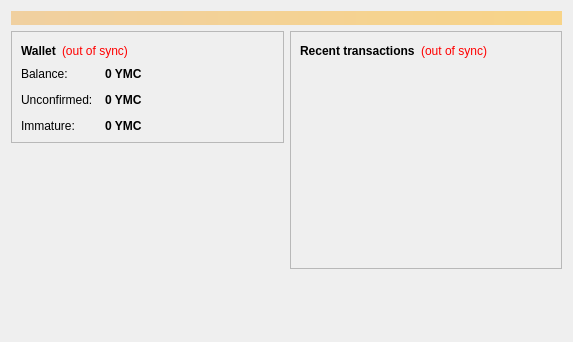
<?xml version="1.0" encoding="UTF-8"?>
<ui version="4.0">
 <class>OverviewPage</class>
 <widget class="QWidget" name="OverviewPage">
  <property name="geometry">
   <rect>
    <x>0</x>
    <y>0</y>
    <width>573</width>
    <height>342</height>
   </rect>
  </property>
  <property name="windowTitle">
   <string>Form</string>
  </property>
  <layout class="QVBoxLayout" name="topLayout">
   <item>
    <widget class="QLabel" name="labelAlerts">
     <property name="visible">
      <bool>false</bool>
     </property>
     <property name="styleSheet">
      <string notr="true">background-color: qlineargradient(x1: 0, y1: 0, x2: 1, y2: 0, stop:0 #F0D0A0, stop:1 #F8D488); color:#000000;</string>
     </property>
     <property name="wordWrap">
      <bool>true</bool>
     </property>
     <property name="margin">
      <number>3</number>
     </property>
    </widget>
   </item>
   <item>
    <layout class="QHBoxLayout" name="horizontalLayout" stretch="1,1">
     <item>
      <layout class="QVBoxLayout" name="verticalLayout_2">
       <item>
        <widget class="QFrame" name="frame">
         <property name="frameShape">
          <enum>QFrame::StyledPanel</enum>
         </property>
         <property name="frameShadow">
          <enum>QFrame::Raised</enum>
         </property>
         <layout class="QVBoxLayout" name="verticalLayout_4">
          <item>
           <layout class="QHBoxLayout" name="horizontalLayout_4">
            <item>
             <widget class="QLabel" name="label_5">
              <property name="font">
               <font>
                <weight>75</weight>
                <bold>true</bold>
               </font>
              </property>
              <property name="text">
               <string>Wallet</string>
              </property>
             </widget>
            </item>
            <item>
             <widget class="QLabel" name="labelWalletStatus">
              <property name="toolTip">
               <string>The displayed information may be out of date. Your wallet automatically synchronizes with the yamahacoin network after a connection is established, but this process has not completed yet.</string>
              </property>
              <property name="styleSheet">
               <string notr="true">QLabel { color: red; }</string>
              </property>
              <property name="text">
               <string notr="true">(out of sync)</string>
              </property>
              <property name="alignment">
               <set>Qt::AlignLeading|Qt::AlignLeft|Qt::AlignVCenter</set>
              </property>
             </widget>
            </item>
            <item>
             <spacer name="horizontalSpacer_2">
              <property name="orientation">
               <enum>Qt::Horizontal</enum>
              </property>
              <property name="sizeHint" stdset="0">
               <size>
                <width>40</width>
                <height>20</height>
               </size>
              </property>
             </spacer>
            </item>
           </layout>
          </item>
          <item>
           <layout class="QFormLayout" name="formLayout_2">
            <property name="fieldGrowthPolicy">
             <enum>QFormLayout::AllNonFixedFieldsGrow</enum>
            </property>
            <property name="horizontalSpacing">
             <number>12</number>
            </property>
            <property name="verticalSpacing">
             <number>12</number>
            </property>
            <item row="0" column="0">
             <widget class="QLabel" name="label">
              <property name="text">
               <string>Balance:</string>
              </property>
             </widget>
            </item>
            <item row="0" column="1">
             <widget class="QLabel" name="labelBalance">
              <property name="font">
               <font>
                <weight>75</weight>
                <bold>true</bold>
               </font>
              </property>
              <property name="cursor">
               <cursorShape>IBeamCursor</cursorShape>
              </property>
              <property name="toolTip">
               <string>Your current balance</string>
              </property>
              <property name="text">
               <string notr="true">0 YMC</string>
              </property>
              <property name="textInteractionFlags">
               <set>Qt::LinksAccessibleByMouse|Qt::TextSelectableByKeyboard|Qt::TextSelectableByMouse</set>
              </property>
             </widget>
            </item>
            <item row="1" column="0">
             <widget class="QLabel" name="label_3">
              <property name="text">
               <string>Unconfirmed:</string>
              </property>
             </widget>
            </item>
            <item row="1" column="1">
             <widget class="QLabel" name="labelUnconfirmed">
              <property name="font">
               <font>
                <weight>75</weight>
                <bold>true</bold>
               </font>
              </property>
              <property name="cursor">
               <cursorShape>IBeamCursor</cursorShape>
              </property>
              <property name="toolTip">
               <string>Total of transactions that have yet to be confirmed, and do not yet count toward the current balance</string>
              </property>
              <property name="text">
               <string notr="true">0 YMC</string>
              </property>
              <property name="textInteractionFlags">
               <set>Qt::LinksAccessibleByMouse|Qt::TextSelectableByKeyboard|Qt::TextSelectableByMouse</set>
              </property>
             </widget>
            </item>
            <item row="2" column="0">
             <widget class="QLabel" name="labelImmatureText">
              <property name="text">
               <string>Immature:</string>
              </property>
             </widget>
            </item>
            <item row="2" column="1">
             <widget class="QLabel" name="labelImmature">
              <property name="font">
               <font>
                <weight>75</weight>
                <bold>true</bold>
               </font>
              </property>
              <property name="toolTip">
               <string>Mined balance that has not yet matured</string>
              </property>
              <property name="text">
               <string notr="true">0 YMC</string>
              </property>
              <property name="textInteractionFlags">
               <set>Qt::LinksAccessibleByMouse|Qt::TextSelectableByKeyboard|Qt::TextSelectableByMouse</set>
              </property>
             </widget>
            </item>
           </layout>
          </item>
         </layout>
        </widget>
       </item>
       <item>
        <spacer name="verticalSpacer">
         <property name="orientation">
          <enum>Qt::Vertical</enum>
         </property>
         <property name="sizeHint" stdset="0">
          <size>
           <width>20</width>
           <height>40</height>
          </size>
         </property>
        </spacer>
       </item>
      </layout>
     </item>
     <item>
      <layout class="QVBoxLayout" name="verticalLayout_3">
       <item>
        <widget class="QFrame" name="frame_2">
         <property name="frameShape">
          <enum>QFrame::StyledPanel</enum>
         </property>
         <property name="frameShadow">
          <enum>QFrame::Raised</enum>
         </property>
         <layout class="QVBoxLayout" name="verticalLayout">
          <item>
           <layout class="QHBoxLayout" name="horizontalLayout_2">
            <item>
             <widget class="QLabel" name="label_4">
              <property name="text">
               <string>&lt;b&gt;Recent transactions&lt;/b&gt;</string>
              </property>
             </widget>
            </item>
            <item>
             <widget class="QLabel" name="labelTransactionsStatus">
              <property name="toolTip">
               <string>The displayed information may be out of date. Your wallet automatically synchronizes with the yamahacoin network after a connection is established, but this process has not completed yet.</string>
              </property>
              <property name="styleSheet">
               <string notr="true">QLabel { color: red; }</string>
              </property>
              <property name="text">
               <string notr="true">(out of sync)</string>
              </property>
              <property name="alignment">
               <set>Qt::AlignRight|Qt::AlignTrailing|Qt::AlignVCenter</set>
              </property>
             </widget>
            </item>
            <item>
             <spacer name="horizontalSpacer">
              <property name="orientation">
               <enum>Qt::Horizontal</enum>
              </property>
              <property name="sizeHint" stdset="0">
               <size>
                <width>40</width>
                <height>20</height>
               </size>
              </property>
             </spacer>
            </item>
           </layout>
          </item>
          <item>
           <widget class="QListView" name="listTransactions">
            <property name="styleSheet">
             <string notr="true">QListView { background: transparent; }</string>
            </property>
            <property name="frameShape">
             <enum>QFrame::NoFrame</enum>
            </property>
            <property name="verticalScrollBarPolicy">
             <enum>Qt::ScrollBarAlwaysOff</enum>
            </property>
            <property name="horizontalScrollBarPolicy">
             <enum>Qt::ScrollBarAlwaysOff</enum>
            </property>
            <property name="selectionMode">
             <enum>QAbstractItemView::NoSelection</enum>
            </property>
           </widget>
          </item>
         </layout>
        </widget>
       </item>
       <item>
        <spacer name="verticalSpacer_2">
         <property name="orientation">
          <enum>Qt::Vertical</enum>
         </property>
         <property name="sizeHint" stdset="0">
          <size>
           <width>20</width>
           <height>40</height>
          </size>
         </property>
        </spacer>
       </item>
      </layout>
     </item>
    </layout>
   </item>
  </layout>
 </widget>
 <resources/>
 <connections/>
</ui>
